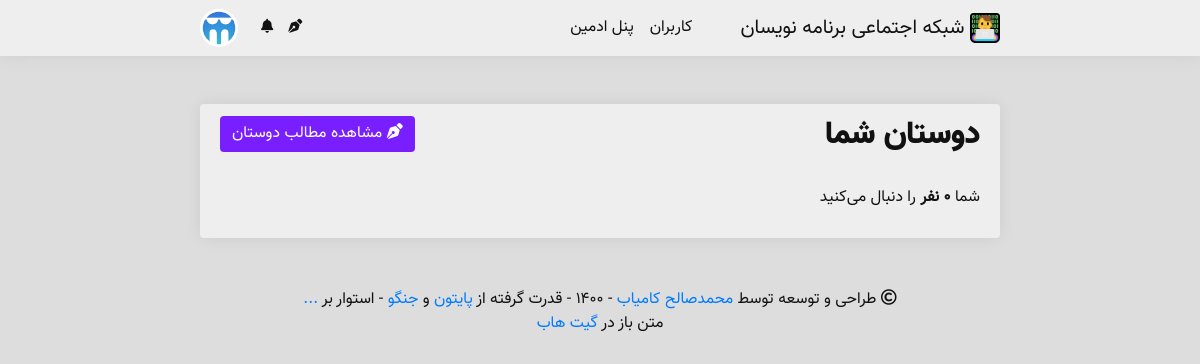
Page /user/friends/?page=1/ (signed in) on the earlier database version.
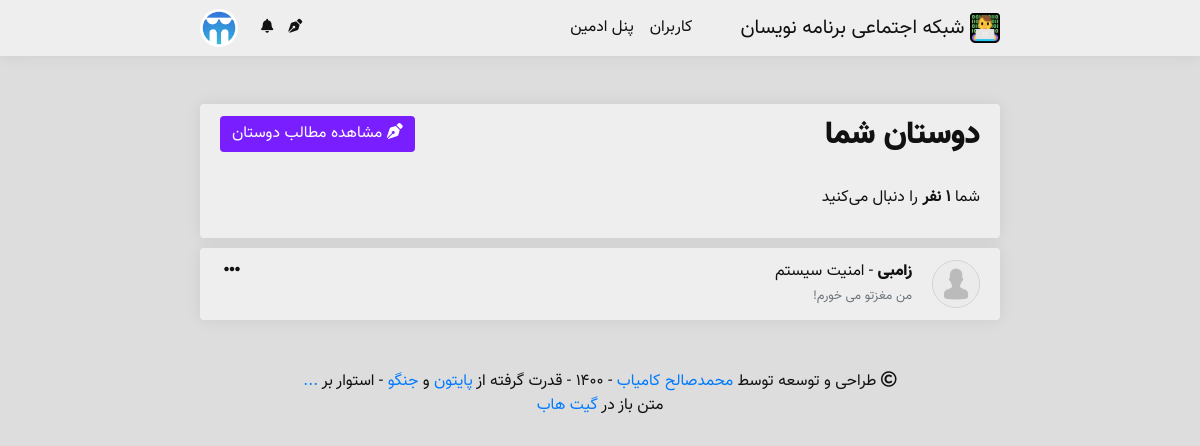
Same page on the later database version.
### main/models.py (models this page shows, shortened)
class Person(models.Model):
    YEARS = []
    for year in range(1330, 1395):
        YEARS.append((str(year), str(year)),)
    YEARS = tuple(YEARS)
    username = models.CharField(max_length = 50, verbose_name = 'نام کاربری')
    avatar = models.ImageField(upload_to = 'avatars/', blank = True, verbose_name = 'آواتار')
    name = models.CharField(max_length = 50, verbose_name = 'نام')
    public_email = models.CharField(max_length = 100, null = True, blank = True, verbose_name = 'پست الکترونیک')
    mobile = models.CharField(max_length = 11, null = True, blank = True, verbose_name = 'شماره تماس')
    description = models.CharField(max_length = 200, null = True, blank = True, verbose_name = 'توضیحات')
    year_of_born = models.CharField(max_length = 4, choices = YEARS, null = True, blank = True, verbose_name = 'سال تولد')
    gender = models.CharField(max_length = 10, null = True, blank = True, verbose_name = 'جنسیت')
    join_time = jmodels.jDateTimeField(default = timezone.now, verbose_name = 'زمان عضویت')
    work = models.CharField(max_length = 50, null = True, blank = True, verbose_name = 'تخصص')
    skills = models.ManyToManyField('Skill', blank = True, verbose_name = 'مهارت‌ها')
    rezome = models.TextField(null = True, blank = True, default = '', verbose_name = 'رزومه')
    likes = models.ManyToManyField('Post', blank = True, verbose_name = 'لایک‌ها')
    viewed_posts = models.ManyToManyField('Post', related_name = 'views_post', blank = True, verbose_name = 'مطالب مشاهده شده')
    following = models.ManyToManyField('Person', blank = True, verbose_name = 'دنبال شوندگان')
    len_following = models.CharField(max_length = 10, default = 0, verbose_name = 'تعداد دنبال شوندگان')
    followers = models.ManyToManyField('Person', related_name = 'folllowers', blank = True, verbose_name = 'دنبال کنندگان')
    len_followers = models.CharField(max_length = 10, default = 0, verbose_name = 'تعداد دنبال کنندگان')
    github = models.URLField(null = True, blank = True, verbose_name = 'گیت‌هاب')
    gitlab = models.URLField(null = True, blank = True, verbose_name = 'گیت‌لب')
    stackowerflow = models.URLField(null = True, blank = True, verbose_name = 'استک اورفلو')
    linkedin = models.URLField(null = True, blank = True, verbose_name = 'لینکدین')
    dev = models.URLField(null = True, blank = True, verbose_name = 'جامعه دِو')
    website = models.URLField(null = True, blank = True, verbose_name = 'وبسایت')
    class Meta:
        verbose_name = 'فرد'
        verbose_name_plural = 'افراد'

### persons/views.py (the view)
# urls.py: path('friends/?page=<int:page>/', views.friends, name = 'friends'),
@login_required
def friends(request, page):
    person = Person.objects.get(username = request.user.username)
    paginate = Paginator(person.following.all(), 3)
    context = {
        'persons': paginate.page(page),
        'current_url': str('/user/friends/%3Fpage=1/').replace('/', '%2F'),
    }
    mskf.add_notification_availability_to_context(request, context)
    mskf.add_authenticated_user_to_context(request, context)
    return render(request, 'person/friends/list.html', context)

### main/functions.py (called while the page is built)
    def add_notification_availability_to_context(request, context):
        if request.user.is_authenticated:
            person = Person.objects.get(username=request.user.username)
            notification = Notification.objects.filter(
                givver=person,
                done=False)
            new_notif = False
            if len(notification) > 0:
                new_notif = True
            context['new_notif'] = new_notif
            context['notif_len'] = len(notification)

    def add_authenticated_user_to_context(request, context):
        if request.user.is_authenticated:
            authenticated_user = Person.objects.get(username=request.user.username)
            context['authenticated_user'] = authenticated_user

### media/template/person/friends/list.html (shortened to what this page needs)
{% extends 'main.html' %}
{% load jformat %}
{% load static %}
{% block body %}
<div class="body  border-gray">
    <div class="btn-group-vertical" style="float: left; text-align: left; align-items: flex-end;">
        <a href="{% url 'person:friends_posts' 1 %}"><button type="button" class="btn btn-primary  border-gray" style="float: left; margin-bottom: 10px;"><i class="fas fa-pen-nib"></i> مشاهده مطالب دوستان</button></a>
    </div>
    <h2>دوستان شما</h2><br/>
    <p>شما <strong>{{ authenticated_user.len_following }} نفر</strong> را دنبال می‌کنید</p>
</div>
<ul class="infinite-container" style="list-style-type: none; padding-right: 0px;">
    {% for person in persons.object_list %}
        <li class="infinite-item">
            <div class="body  border-gray">
                <div class="dropdown">
                    <a class="text-muted" type="button">
                        <p class="options"><i class="options fas fa-ellipsis-h"></i></p>
                    </a>
                </div>
                <div style="display: table;">
                    <div style="display: inline-block;">
                        <a href="{% url 'person:profile_detail' person.username %}">
                            {% if person.avatar.url != None %}
                                <img class="avatar border-gray " src="{{ person.avatar.url }}" width="48px" height="48px" class=" border-gray" style="border-style: solid; border-width: 1px;">
                            {% else %}
                                <img class="avatar  border-gray" type="button" src="/media/avatars/default_avatar.png/" width="48px" height="48px" style="border-style: solid; border-width: 1px;">
                            {% endif %}
                        </a>
                    </div>
                    <div style="display: table-cell; vertical-align: middle; padding-right: 20px;">
                        <p style="margin-bottom: 0px;">
                            <a class="person-name" href="{% url 'person:profile_detail' person.username %}">
                                {{ person.name }}
                            </a>
                            {% if person.work != None %}
                                - {{ person.work }}
                            {% endif %}
                        </p>
                        {% if person.description != None %}
                            <small class="text-muted">{{ person.description }}</small>
                        {% endif %}
                    </div>
                </div>
            </div>
        </li>
    {% endfor %}
</ul>
<br/>
{% endblock %}

Differences in the rows shown:
now on this page (row edited): Person: name "زامبی", work "امنیت سیستم", description "من مغزتو می خورم!"
